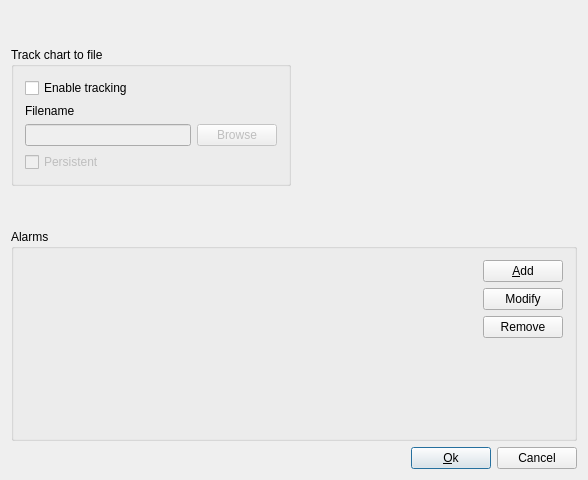
<ui version="4.0" >
 <class>toChartSetupUI</class>
 <widget class="QDialog" name="toChartSetupUI" >
  <property name="geometry" >
   <rect>
    <x>0</x>
    <y>0</y>
    <width>588</width>
    <height>480</height>
   </rect>
  </property>
  <property name="windowTitle" >
   <string>Chart manager setup</string>
  </property>
  <layout class="QGridLayout" >
   <property name="leftMargin" >
    <number>11</number>
   </property>
   <property name="topMargin" >
    <number>11</number>
   </property>
   <property name="rightMargin" >
    <number>11</number>
   </property>
   <property name="bottomMargin" >
    <number>11</number>
   </property>
   <property name="horizontalSpacing" >
    <number>6</number>
   </property>
   <property name="verticalSpacing" >
    <number>6</number>
   </property>
   <item row="0" column="0" colspan="3" >
    <layout class="QHBoxLayout" >
     <property name="spacing" >
      <number>6</number>
     </property>
     <property name="leftMargin" >
      <number>0</number>
     </property>
     <property name="topMargin" >
      <number>0</number>
     </property>
     <property name="rightMargin" >
      <number>0</number>
     </property>
     <property name="bottomMargin" >
      <number>0</number>
     </property>
     <item>
      <widget class="QGroupBox" name="GroupBox1" >
       <property name="sizePolicy" >
        <sizepolicy vsizetype="Maximum" hsizetype="Preferred" >
         <horstretch>0</horstretch>
         <verstretch>0</verstretch>
        </sizepolicy>
       </property>
       <property name="title" >
        <string>Track chart to file</string>
       </property>
       <layout class="QGridLayout" >
        <property name="leftMargin" >
         <number>11</number>
        </property>
        <property name="topMargin" >
         <number>11</number>
        </property>
        <property name="rightMargin" >
         <number>11</number>
        </property>
        <property name="bottomMargin" >
         <number>11</number>
        </property>
        <property name="horizontalSpacing" >
         <number>6</number>
        </property>
        <property name="verticalSpacing" >
         <number>6</number>
        </property>
        <item row="2" column="0" >
         <widget class="QLineEdit" name="Filename" >
          <property name="enabled" >
           <bool>false</bool>
          </property>
         </widget>
        </item>
        <item row="2" column="1" >
         <widget class="QPushButton" name="BrowseButton" >
          <property name="enabled" >
           <bool>false</bool>
          </property>
          <property name="text" >
           <string>Browse</string>
          </property>
         </widget>
        </item>
        <item row="3" column="0" colspan="2" >
         <widget class="QCheckBox" name="Persistent" >
          <property name="enabled" >
           <bool>false</bool>
          </property>
          <property name="toolTip" >
           <string>Remember to track this chart to this file always when starting.</string>
          </property>
          <property name="text" >
           <string>Persistent</string>
          </property>
         </widget>
        </item>
        <item row="0" column="0" colspan="2" >
         <widget class="QCheckBox" name="Enabled" >
          <property name="text" >
           <string>Enable tracking</string>
          </property>
         </widget>
        </item>
        <item row="1" column="0" colspan="2" >
         <widget class="QLabel" name="TextLabel2" >
          <property name="text" >
           <string>Filename</string>
          </property>
          <property name="wordWrap" >
           <bool>false</bool>
          </property>
         </widget>
        </item>
       </layout>
      </widget>
     </item>
     <item>
      <widget class="QWidget" native="1" name="ChartFrame" >
       <property name="sizePolicy" >
        <sizepolicy vsizetype="MinimumExpanding" hsizetype="MinimumExpanding" >
         <horstretch>0</horstretch>
         <verstretch>0</verstretch>
        </sizepolicy>
       </property>
       <layout class="QVBoxLayout" />
      </widget>
     </item>
    </layout>
   </item>
   <item row="1" column="0" colspan="3" >
    <widget class="QGroupBox" name="AlarmGroup" >
     <property name="sizePolicy" >
      <sizepolicy vsizetype="Expanding" hsizetype="Preferred" >
       <horstretch>0</horstretch>
       <verstretch>0</verstretch>
      </sizepolicy>
     </property>
     <property name="title" >
      <string>Alarms</string>
     </property>
     <layout class="QGridLayout" >
      <property name="leftMargin" >
       <number>11</number>
      </property>
      <property name="topMargin" >
       <number>11</number>
      </property>
      <property name="rightMargin" >
       <number>11</number>
      </property>
      <property name="bottomMargin" >
       <number>11</number>
      </property>
      <property name="horizontalSpacing" >
       <number>6</number>
      </property>
      <property name="verticalSpacing" >
       <number>6</number>
      </property>
      <item row="0" column="1" >
       <widget class="QPushButton" name="AddButton" >
        <property name="text" >
         <string>&amp;Add</string>
        </property>
       </widget>
      </item>
      <item rowspan="4" row="0" column="0" >
       <widget class="toListView" native="1" name="Alarms" >
        <property name="sizePolicy" >
         <sizepolicy vsizetype="Expanding" hsizetype="Expanding" >
          <horstretch>0</horstretch>
          <verstretch>0</verstretch>
         </sizepolicy>
        </property>
        <property name="focusPolicy" >
         <enum>Qt::StrongFocus</enum>
        </property>
       </widget>
      </item>
      <item row="3" column="1" >
       <spacer>
        <property name="orientation" >
         <enum>Qt::Vertical</enum>
        </property>
        <property name="sizeType" >
         <enum>QSizePolicy::Expanding</enum>
        </property>
        <property name="sizeHint" >
         <size>
          <width>20</width>
          <height>20</height>
         </size>
        </property>
       </spacer>
      </item>
      <item row="2" column="1" >
       <widget class="QPushButton" name="RemoveButton" >
        <property name="text" >
         <string>Remove</string>
        </property>
       </widget>
      </item>
      <item row="1" column="1" >
       <widget class="QPushButton" name="ModifyButton" >
        <property name="text" >
         <string>Modify</string>
        </property>
       </widget>
      </item>
     </layout>
    </widget>
   </item>
   <item row="2" column="2" >
    <widget class="QPushButton" name="CancelButton" >
     <property name="text" >
      <string>Cancel</string>
     </property>
    </widget>
   </item>
   <item row="2" column="1" >
    <widget class="QPushButton" name="OkButton" >
     <property name="text" >
      <string>&amp;Ok</string>
     </property>
     <property name="default" >
      <bool>true</bool>
     </property>
    </widget>
   </item>
   <item row="2" column="0" >
    <spacer>
     <property name="orientation" >
      <enum>Qt::Horizontal</enum>
     </property>
     <property name="sizeType" >
      <enum>QSizePolicy::Expanding</enum>
     </property>
     <property name="sizeHint" >
      <size>
       <width>20</width>
       <height>20</height>
      </size>
     </property>
    </spacer>
   </item>
  </layout>
 </widget>
 <customwidgets>
  <customwidget>
   <class>toListView</class>
   <extends>QWidget</extends>
   <header>toresultview.h</header>
  </customwidget>
 </customwidgets>
 <tabstops>
  <tabstop>Filename</tabstop>
  <tabstop>BrowseButton</tabstop>
  <tabstop>Persistent</tabstop>
  <tabstop>Alarms</tabstop>
  <tabstop>AddButton</tabstop>
  <tabstop>RemoveButton</tabstop>
  <tabstop>OkButton</tabstop>
  <tabstop>CancelButton</tabstop>
 </tabstops>
 <resources/>
 <connections>
  <connection>
   <sender>OkButton</sender>
   <signal>clicked()</signal>
   <receiver>toChartSetupUI</receiver>
   <slot>accept()</slot>
   <hints>
    <hint type="sourcelabel" >
     <x>20</x>
     <y>20</y>
    </hint>
    <hint type="destinationlabel" >
     <x>20</x>
     <y>20</y>
    </hint>
   </hints>
  </connection>
  <connection>
   <sender>CancelButton</sender>
   <signal>clicked()</signal>
   <receiver>toChartSetupUI</receiver>
   <slot>reject()</slot>
   <hints>
    <hint type="sourcelabel" >
     <x>20</x>
     <y>20</y>
    </hint>
    <hint type="destinationlabel" >
     <x>20</x>
     <y>20</y>
    </hint>
   </hints>
  </connection>
  <connection>
   <sender>Enabled</sender>
   <signal>toggled(bool)</signal>
   <receiver>Filename</receiver>
   <slot>setEnabled(bool)</slot>
   <hints>
    <hint type="sourcelabel" >
     <x>20</x>
     <y>20</y>
    </hint>
    <hint type="destinationlabel" >
     <x>20</x>
     <y>20</y>
    </hint>
   </hints>
  </connection>
  <connection>
   <sender>Enabled</sender>
   <signal>toggled(bool)</signal>
   <receiver>BrowseButton</receiver>
   <slot>setEnabled(bool)</slot>
   <hints>
    <hint type="sourcelabel" >
     <x>20</x>
     <y>20</y>
    </hint>
    <hint type="destinationlabel" >
     <x>20</x>
     <y>20</y>
    </hint>
   </hints>
  </connection>
  <connection>
   <sender>Enabled</sender>
   <signal>toggled(bool)</signal>
   <receiver>Persistent</receiver>
   <slot>setEnabled(bool)</slot>
   <hints>
    <hint type="sourcelabel" >
     <x>20</x>
     <y>20</y>
    </hint>
    <hint type="destinationlabel" >
     <x>20</x>
     <y>20</y>
    </hint>
   </hints>
  </connection>
 </connections>
</ui>
